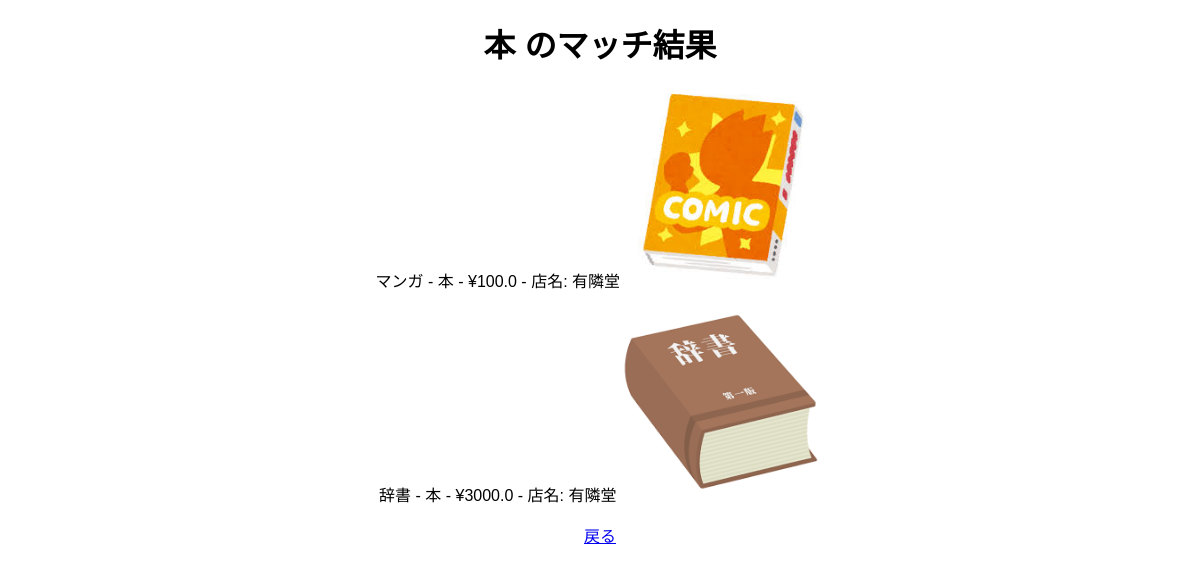
The app's page /match/本 with its own data.
### tables this page shows
CREATE TABLE store_data (  
            id INTEGER PRIMARY KEY AUTOINCREMENT,  
            name TEXT NOT NULL,  
            category TEXT NOT NULL,  
            price REAL,  
            store_name TEXT, 
            photo_path TEXT NOT NULL  -- 写真のパス追加
        );

### app.py (the view)
@app.route('/match/<category>')
def match(category):
    conn = get_db_connection()
    matching_store_data = conn.execute('SELECT * FROM store_data WHERE category = ?', (category,)).fetchall()
    conn.close()
    return render_template('match.html', store_items=matching_store_data, category=category)

### app.py (called while the page is built)
def get_db_connection():
    conn = sqlite3.connect('database.db')
    conn.row_factory = sqlite3.Row
    return conn

### templates/match.html (shortened to what this page needs)
<!DOCTYPE html>
<html lang="ja">
<head>
</head>
<body>
    <h1>{{ category }} のマッチ結果</h1>
    <ul>
        {% for item in store_items %}
        <li>{{ item['name'] }} - {{ item['category'] }} - ¥{{ item['price'] }} - 店名: {{ item['store_name'] }}
            {% if item['photo_path'] %}
            <img src="{{ url_for('static', filename=item['photo_path'].split('/')[-2] + '/' + item['photo_path'].split('/')[-1]) }}"
                 alt="{{ item['name'] }}">
            {% else %}
            <p>写真はありません</p>
            {% endif %}
        </li>
        {% else %}
        <li>一致するデータはありません。</li>
        {% endfor %}
    </ul>
    <a href="{{ url_for('index') }}">戻る</a>
</body>
</html>

### templates/match.html (style rules this page uses)
body { font-family: Arial, sans-serif; text-align: center; }
h1 { margin-top: 20px; }
ul { list-style: none; padding: 0; }
li { margin-bottom: 10px; }
img { max-width: 200px; height: auto; }

### records on screen
store_data: name "マンガ", category "本", price "100.0", store_name "有隣堂", photo_path (picture)
store_data: name "辞書", category "本", price "3000.0", store_name "有隣堂", photo_path (picture)

### other values on screen
{{ category }} "本"
